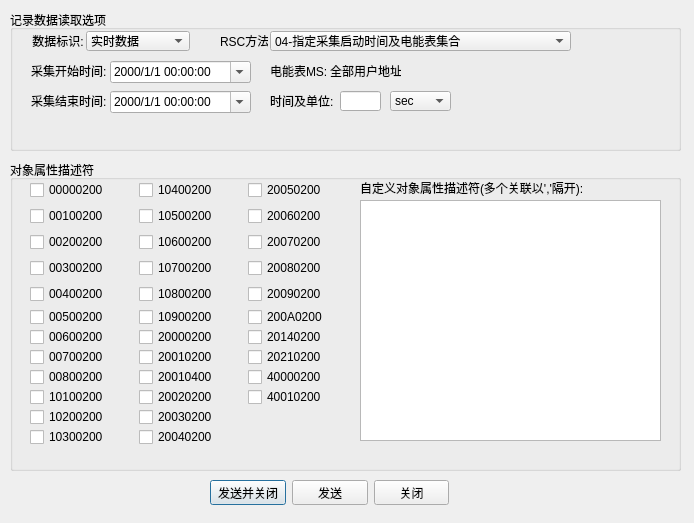
<?xml version="1.0" encoding="UTF-8"?>
<ui version="4.0">
 <class>Dialog</class>
 <widget class="QDialog" name="Dialog">
  <property name="geometry">
   <rect>
    <x>0</x>
    <y>0</y>
    <width>694</width>
    <height>523</height>
   </rect>
  </property>
  <property name="windowTitle">
   <string>Dialog</string>
  </property>
  <widget class="QGroupBox" name="groupBox">
   <property name="geometry">
    <rect>
     <x>10</x>
     <y>10</y>
     <width>671</width>
     <height>141</height>
    </rect>
   </property>
   <property name="title">
    <string>记录数据读取选项</string>
   </property>
   <widget class="QComboBox" name="comboBox">
    <property name="geometry">
     <rect>
      <x>76</x>
      <y>21</y>
      <width>104</width>
      <height>20</height>
     </rect>
    </property>
    <property name="sizePolicy">
     <sizepolicy hsizetype="Fixed" vsizetype="Fixed">
      <horstretch>0</horstretch>
      <verstretch>0</verstretch>
     </sizepolicy>
    </property>
    <property name="layoutDirection">
     <enum>Qt::LeftToRight</enum>
    </property>
    <property name="autoFillBackground">
     <bool>false</bool>
    </property>
    <item>
     <property name="text">
      <string>实时数据</string>
     </property>
    </item>
    <item>
     <property name="text">
      <string>分钟冻结-5002</string>
     </property>
    </item>
    <item>
     <property name="text">
      <string>日冻结-5004</string>
     </property>
    </item>
   </widget>
   <widget class="QLabel" name="label">
    <property name="geometry">
     <rect>
      <x>21</x>
      <y>23</y>
      <width>54</width>
      <height>16</height>
     </rect>
    </property>
    <property name="layoutDirection">
     <enum>Qt::LeftToRight</enum>
    </property>
    <property name="text">
     <string>数据标识:</string>
    </property>
    <property name="alignment">
     <set>Qt::AlignCenter</set>
    </property>
   </widget>
   <widget class="QLabel" name="label_2">
    <property name="geometry">
     <rect>
      <x>210</x>
      <y>23</y>
      <width>48</width>
      <height>16</height>
     </rect>
    </property>
    <property name="text">
     <string>RSC方法:</string>
    </property>
   </widget>
   <widget class="QComboBox" name="comboBox_2">
    <property name="geometry">
     <rect>
      <x>260</x>
      <y>21</y>
      <width>301</width>
      <height>20</height>
     </rect>
    </property>
    <item>
     <property name="text">
      <string>04-指定采集启动时间及电能表集合</string>
     </property>
    </item>
    <item>
     <property name="text">
      <string>05-指定采集存储时间及电能表集合</string>
     </property>
    </item>
    <item>
     <property name="text">
      <string>06-指定采集启动时间内连续间隔值及电能表集合</string>
     </property>
    </item>
    <item>
     <property name="text">
      <string>07-指定采集存储时间内连续间隔值及电能表集合</string>
     </property>
    </item>
    <item>
     <property name="text">
      <string>10-指定选取最新的n条记录</string>
     </property>
    </item>
   </widget>
   <widget class="QLabel" name="label_3">
    <property name="geometry">
     <rect>
      <x>21</x>
      <y>53</y>
      <width>81</width>
      <height>16</height>
     </rect>
    </property>
    <property name="text">
     <string>采集开始时间:</string>
    </property>
   </widget>
   <widget class="QLabel" name="label_4">
    <property name="geometry">
     <rect>
      <x>260</x>
      <y>53</y>
      <width>71</width>
      <height>16</height>
     </rect>
    </property>
    <property name="text">
     <string>电能表MS:</string>
    </property>
   </widget>
   <widget class="QLabel" name="label_5">
    <property name="geometry">
     <rect>
      <x>21</x>
      <y>83</y>
      <width>81</width>
      <height>16</height>
     </rect>
    </property>
    <property name="text">
     <string>采集结束时间:</string>
    </property>
   </widget>
   <widget class="QDateTimeEdit" name="dateTimeEdit">
    <property name="geometry">
     <rect>
      <x>100</x>
      <y>51</y>
      <width>141</width>
      <height>22</height>
     </rect>
    </property>
    <property name="correctionMode">
     <enum>QAbstractSpinBox::CorrectToNearestValue</enum>
    </property>
    <property name="showGroupSeparator" stdset="0">
     <bool>false</bool>
    </property>
    <property name="currentSection">
     <enum>QDateTimeEdit::YearSection</enum>
    </property>
    <property name="displayFormat">
     <string>yyyy/M/d HH:mm:ss</string>
    </property>
    <property name="calendarPopup">
     <bool>true</bool>
    </property>
    <property name="currentSectionIndex">
     <number>0</number>
    </property>
    <property name="timeSpec">
     <enum>Qt::LocalTime</enum>
    </property>
   </widget>
   <widget class="QDateTimeEdit" name="dateTimeEdit_2">
    <property name="geometry">
     <rect>
      <x>100</x>
      <y>81</y>
      <width>141</width>
      <height>22</height>
     </rect>
    </property>
    <property name="showGroupSeparator" stdset="0">
     <bool>false</bool>
    </property>
    <property name="currentSection">
     <enum>QDateTimeEdit::YearSection</enum>
    </property>
    <property name="displayFormat">
     <string>yyyy/M/d HH:mm:ss</string>
    </property>
    <property name="calendarPopup">
     <bool>true</bool>
    </property>
    <property name="currentSectionIndex">
     <number>0</number>
    </property>
   </widget>
   <widget class="QLabel" name="label_6">
    <property name="geometry">
     <rect>
      <x>320</x>
      <y>53</y>
      <width>71</width>
      <height>16</height>
     </rect>
    </property>
    <property name="text">
     <string>全部用户地址</string>
    </property>
   </widget>
   <widget class="QLabel" name="label_7">
    <property name="geometry">
     <rect>
      <x>260</x>
      <y>83</y>
      <width>71</width>
      <height>16</height>
     </rect>
    </property>
    <property name="text">
     <string>时间及单位:</string>
    </property>
   </widget>
   <widget class="QLineEdit" name="lineEdit">
    <property name="geometry">
     <rect>
      <x>330</x>
      <y>81</y>
      <width>41</width>
      <height>20</height>
     </rect>
    </property>
   </widget>
   <widget class="QComboBox" name="comboBox_3">
    <property name="geometry">
     <rect>
      <x>380</x>
      <y>81</y>
      <width>61</width>
      <height>20</height>
     </rect>
    </property>
    <item>
     <property name="text">
      <string>sec</string>
     </property>
    </item>
    <item>
     <property name="text">
      <string>min</string>
     </property>
    </item>
    <item>
     <property name="text">
      <string>hour</string>
     </property>
    </item>
   </widget>
  </widget>
  <widget class="QGroupBox" name="groupBox_2">
   <property name="geometry">
    <rect>
     <x>10</x>
     <y>160</y>
     <width>671</width>
     <height>311</height>
    </rect>
   </property>
   <property name="title">
    <string>对象属性描述符</string>
   </property>
   <widget class="QWidget" name="layoutWidget">
    <property name="geometry">
     <rect>
      <x>20</x>
      <y>20</y>
      <width>321</width>
      <height>264</height>
     </rect>
    </property>
    <layout class="QHBoxLayout" name="horizontalLayout">
     <item>
      <layout class="QGridLayout" name="gridLayout">
       <item row="0" column="0">
        <widget class="QCheckBox" name="checkBox">
         <property name="text">
          <string>00000200</string>
         </property>
        </widget>
       </item>
       <item row="3" column="0">
        <widget class="QCheckBox" name="checkBox_3">
         <property name="text">
          <string>00300200</string>
         </property>
        </widget>
       </item>
       <item row="2" column="0">
        <widget class="QCheckBox" name="checkBox_2">
         <property name="text">
          <string>00200200</string>
         </property>
        </widget>
       </item>
       <item row="4" column="0">
        <widget class="QCheckBox" name="checkBox_4">
         <property name="text">
          <string>00400200</string>
         </property>
        </widget>
       </item>
       <item row="5" column="0">
        <layout class="QGridLayout" name="gridLayout_2">
         <item row="2" column="0">
          <widget class="QCheckBox" name="checkBox_9">
           <property name="text">
            <string>00700200</string>
           </property>
          </widget>
         </item>
         <item row="1" column="0">
          <widget class="QCheckBox" name="checkBox_10">
           <property name="text">
            <string>00600200</string>
           </property>
          </widget>
         </item>
         <item row="3" column="0">
          <widget class="QCheckBox" name="checkBox_5">
           <property name="text">
            <string>00800200</string>
           </property>
          </widget>
         </item>
         <item row="4" column="0">
          <widget class="QCheckBox" name="checkBox_7">
           <property name="text">
            <string>10100200</string>
           </property>
          </widget>
         </item>
         <item row="5" column="0">
          <widget class="QCheckBox" name="checkBox_6">
           <property name="text">
            <string>10200200</string>
           </property>
          </widget>
         </item>
         <item row="6" column="0">
          <widget class="QCheckBox" name="checkBox_8">
           <property name="text">
            <string>10300200</string>
           </property>
          </widget>
         </item>
         <item row="0" column="0">
          <widget class="QCheckBox" name="checkBox_11">
           <property name="text">
            <string>00500200</string>
           </property>
          </widget>
         </item>
        </layout>
       </item>
       <item row="1" column="0">
        <widget class="QCheckBox" name="checkBox_12">
         <property name="text">
          <string>00100200</string>
         </property>
        </widget>
       </item>
      </layout>
     </item>
     <item>
      <layout class="QGridLayout" name="gridLayout_3">
       <item row="0" column="0">
        <widget class="QCheckBox" name="checkBox_13">
         <property name="text">
          <string>10400200</string>
         </property>
        </widget>
       </item>
       <item row="3" column="0">
        <widget class="QCheckBox" name="checkBox_14">
         <property name="text">
          <string>10700200</string>
         </property>
        </widget>
       </item>
       <item row="2" column="0">
        <widget class="QCheckBox" name="checkBox_15">
         <property name="text">
          <string>10600200</string>
         </property>
        </widget>
       </item>
       <item row="4" column="0">
        <widget class="QCheckBox" name="checkBox_16">
         <property name="text">
          <string>10800200</string>
         </property>
        </widget>
       </item>
       <item row="5" column="0">
        <layout class="QGridLayout" name="gridLayout_4">
         <item row="2" column="0">
          <widget class="QCheckBox" name="checkBox_17">
           <property name="text">
            <string>20010200</string>
           </property>
          </widget>
         </item>
         <item row="1" column="0">
          <widget class="QCheckBox" name="checkBox_18">
           <property name="text">
            <string>20000200</string>
           </property>
          </widget>
         </item>
         <item row="3" column="0">
          <widget class="QCheckBox" name="checkBox_19">
           <property name="text">
            <string>20010400</string>
           </property>
          </widget>
         </item>
         <item row="4" column="0">
          <widget class="QCheckBox" name="checkBox_20">
           <property name="text">
            <string>20020200</string>
           </property>
          </widget>
         </item>
         <item row="5" column="0">
          <widget class="QCheckBox" name="checkBox_21">
           <property name="text">
            <string>20030200</string>
           </property>
          </widget>
         </item>
         <item row="6" column="0">
          <widget class="QCheckBox" name="checkBox_22">
           <property name="text">
            <string>20040200</string>
           </property>
          </widget>
         </item>
         <item row="0" column="0">
          <widget class="QCheckBox" name="checkBox_23">
           <property name="text">
            <string>10900200</string>
           </property>
          </widget>
         </item>
        </layout>
       </item>
       <item row="1" column="0">
        <widget class="QCheckBox" name="checkBox_24">
         <property name="text">
          <string>10500200</string>
         </property>
        </widget>
       </item>
      </layout>
     </item>
     <item>
      <layout class="QGridLayout" name="gridLayout_5">
       <item row="0" column="0">
        <widget class="QCheckBox" name="checkBox_25">
         <property name="text">
          <string>20050200</string>
         </property>
        </widget>
       </item>
       <item row="3" column="0">
        <widget class="QCheckBox" name="checkBox_26">
         <property name="text">
          <string>20080200</string>
         </property>
        </widget>
       </item>
       <item row="2" column="0">
        <widget class="QCheckBox" name="checkBox_27">
         <property name="text">
          <string>20070200</string>
         </property>
        </widget>
       </item>
       <item row="4" column="0">
        <widget class="QCheckBox" name="checkBox_28">
         <property name="text">
          <string>20090200</string>
         </property>
        </widget>
       </item>
       <item row="5" column="0">
        <layout class="QGridLayout" name="gridLayout_6">
         <property name="bottomMargin">
          <number>40</number>
         </property>
         <item row="0" column="0">
          <widget class="QCheckBox" name="checkBox_35">
           <property name="text">
            <string>200A0200</string>
           </property>
          </widget>
         </item>
         <item row="3" column="0">
          <widget class="QCheckBox" name="checkBox_31">
           <property name="text">
            <string>40000200</string>
           </property>
          </widget>
         </item>
         <item row="4" column="0">
          <widget class="QCheckBox" name="checkBox_32">
           <property name="text">
            <string>40010200</string>
           </property>
          </widget>
         </item>
         <item row="2" column="0">
          <widget class="QCheckBox" name="checkBox_29">
           <property name="text">
            <string>20210200</string>
           </property>
          </widget>
         </item>
         <item row="1" column="0">
          <widget class="QCheckBox" name="checkBox_30">
           <property name="text">
            <string>20140200</string>
           </property>
          </widget>
         </item>
        </layout>
       </item>
       <item row="1" column="0">
        <widget class="QCheckBox" name="checkBox_36">
         <property name="text">
          <string>20060200</string>
         </property>
        </widget>
       </item>
      </layout>
     </item>
    </layout>
   </widget>
   <widget class="QTextEdit" name="textEdit">
    <property name="geometry">
     <rect>
      <x>350</x>
      <y>40</y>
      <width>301</width>
      <height>241</height>
     </rect>
    </property>
    <property name="sizePolicy">
     <sizepolicy hsizetype="Fixed" vsizetype="Fixed">
      <horstretch>0</horstretch>
      <verstretch>0</verstretch>
     </sizepolicy>
    </property>
    <property name="horizontalScrollBarPolicy">
     <enum>Qt::ScrollBarAlwaysOff</enum>
    </property>
    <property name="sizeAdjustPolicy">
     <enum>QAbstractScrollArea::AdjustToContents</enum>
    </property>
    <property name="acceptRichText">
     <bool>false</bool>
    </property>
   </widget>
   <widget class="QLabel" name="label_8">
    <property name="geometry">
     <rect>
      <x>350</x>
      <y>20</y>
      <width>301</width>
      <height>16</height>
     </rect>
    </property>
    <property name="text">
     <string>自定义对象属性描述符(多个关联以','隔开):</string>
    </property>
   </widget>
  </widget>
  <widget class="QWidget" name="layoutWidget">
   <property name="geometry">
    <rect>
     <x>210</x>
     <y>480</y>
     <width>239</width>
     <height>25</height>
    </rect>
   </property>
   <layout class="QHBoxLayout" name="horizontalLayout_2">
    <item>
     <widget class="QPushButton" name="pushButton_3">
      <property name="text">
       <string>发送并关闭</string>
      </property>
     </widget>
    </item>
    <item>
     <widget class="QPushButton" name="pushButton">
      <property name="text">
       <string>发送</string>
      </property>
     </widget>
    </item>
    <item>
     <widget class="QPushButton" name="pushButton_2">
      <property name="text">
       <string>关闭</string>
      </property>
     </widget>
    </item>
   </layout>
  </widget>
 </widget>
 <resources/>
 <connections>
  <connection>
   <sender>pushButton_2</sender>
   <signal>clicked()</signal>
   <receiver>Dialog</receiver>
   <slot>close()</slot>
   <hints>
    <hint type="sourcelabel">
     <x>459</x>
     <y>493</y>
    </hint>
    <hint type="destinationlabel">
     <x>503</x>
     <y>493</y>
    </hint>
   </hints>
  </connection>
 </connections>
</ui>
